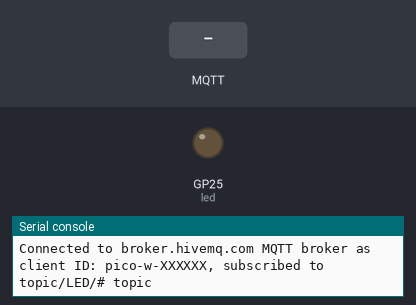
A program run on a simulated Raspberry Pi Pico running MicroPython. Shown: output pins drawn as LEDs (lit = HIGH), the last lines printed to the serial console. The inputs (shaded band) are chosen by the test bench. WiFi joins after 1.5 s; no MQTT or app messages arrive unless stated; the clock reads 2024-03-15 10:24:30 at power-on unless the program sets it; library files of the repository ran but are not shown: secrets.py.

Above: at 3.6 s.
3.7 s: MQTT message "LEDon" arrives on the first subscribed topic
At 4.9 s:
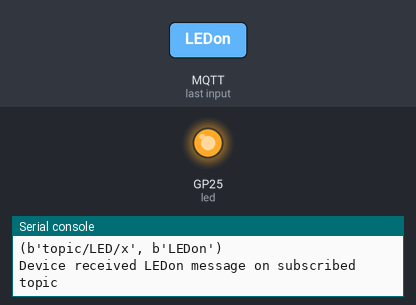
5.2 s: MQTT message "LEDoff" arrives on the first subscribed topic
At 6.3 s:
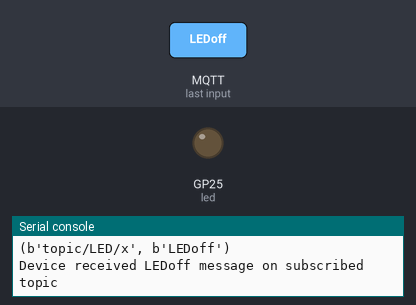
Timing chart, 0 to 8.2 s (numbered marks = the images above; inputs shaded):
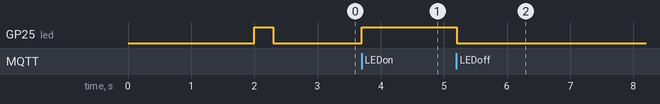

The program:

main.py
```python
import rp2
import network
import ubinascii
import machine
import time
from secrets import secrets
import socket
from umqtt.simple import MQTTClient
from machine import Pin

last_message = 0
message_interval = 5
counter = 0

#
# Set country to avoid possible errors / https://randomnerdtutorials.com/micropython-mqtt-esp32-esp8266/
rp2.country('NL')

wlan = network.WLAN(network.STA_IF)
wlan.active(True)
# If you need to disable powersaving mode

# See the MAC address in the wireless chip OTP
mac = ubinascii.hexlify(network.WLAN().config('mac'),':').decode()
print('mac = ' + mac)

# Other things to query
# print(wlan.config('channel'))
# print(wlan.config('essid'))
# print(wlan.config('txpower'))

# Load login data from different file for safety reasons
ssid = secrets['ssid']
pw = secrets['pw']
broker = secrets['broker']
sub_topic = secrets['subtopic']
pub_topic = secrets['pubtopic']
#client_id = ubinascii.hexlify(machine.unique_id())
#client_id = mac
client_id = secrets['client_id']

wlan.connect(ssid, pw)

# Wait for connection with 10 second timeout
timeout = 10
while timeout > 0:
    if wlan.status() < 0 or wlan.status() >= 3:
        break
    timeout -= 1
    print('Waiting for connection...')
    time.sleep(1)

# Handle connection error
# Error meanings
# 0  Link Down
# 1  Link Join
# 2  Link NoIp
# 3  Link Up
# -1 Link Fail
# -2 Link NoNet
# -3 Link BadAuth
if wlan.status() != 3:
    raise RuntimeError('Wi-Fi connection failed')
else:
    led = machine.Pin('LED', machine.Pin.OUT)
    for i in range(wlan.status()):
        led.on()
        time.sleep(.1)
        led.off()
    print('Connected')
    status = wlan.ifconfig()
    print('ip = ' + status[0])

### Topic Setup ###

def sub_cb(topic, msg):
  print((topic, msg))
  if msg == b'LEDon':
    print('Device received LEDon message on subscribed topic')
    led.value(1)
  if msg == b'LEDoff':
    print('Device received LEDoff message on subscribed topic')
    led.value(0)


def connect_and_subscribe():
  global client_id, mqtt_server, topic_sub
  client = MQTTClient(client_id, broker)
  client.set_callback(sub_cb)
  client.connect()
  client.subscribe(sub_topic)
  print('Connected to %s MQTT broker as client ID: %s, subscribed to %s topic' % (broker, client_id, sub_topic))
  return client

def restart_and_reconnect():
  print('Failed to connect to MQTT broker. Reconnecting...')
  time.sleep(10)
  machine.reset()

try:
  client = connect_and_subscribe()
except OSError as e:
  restart_and_reconnect()

while True:
  try:
    client.check_msg()
    if (time.time() - last_message) > message_interval:
      pub_msg = b'Hello #%d' % counter
      client.publish(pub_topic, pub_msg)
      last_message = time.time()
      counter += 1
  except OSError as e:
    restart_and_reconnect()
```

Measured:
- after the input at 3.7 s, GP25 (led): LOW → HIGH at once
- after the input at 5.2 s, GP25 (led): HIGH → LOW at once
